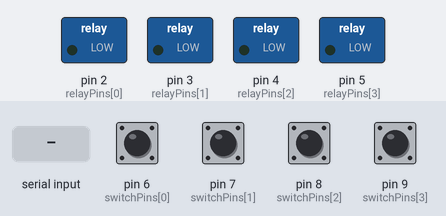
This sketch was run on a simulated Arduino Uno, built with avr-gcc and run on an emulated ATmega328P. Parts: switched loads named in the sketch (green lamp = pin HIGH). The test bench sets the inputs (shaded band); at power-on: pin 6 (switchPins[0]), pin 7 (switchPins[1]), pin 8 (switchPins[2]), pin 9 (switchPins[3]) HIGH.

Above: at 1.2 s.
1.3 s: pin 6 (switchPins[0]) pulled LOW for 1 s
At 2.7 s:
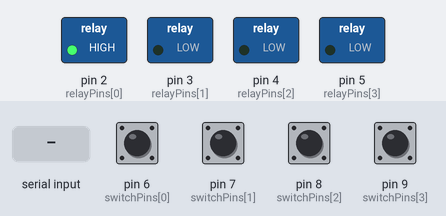
3.8 s: pin 7 (switchPins[1]) pulled LOW for 0.15 s
At 5.0 s:
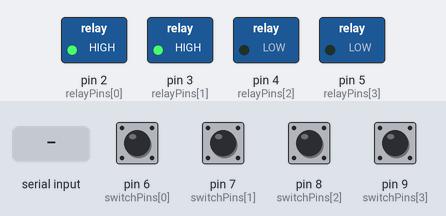
5.4 s: pin 8 (switchPins[2]) pulled LOW for 0.15 s
At 6.4 s:
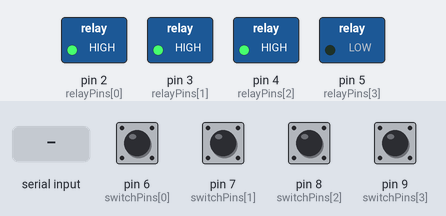
7.0 s: pin 9 (switchPins[3]) pulled LOW for 0.15 s
At 7.6 s:
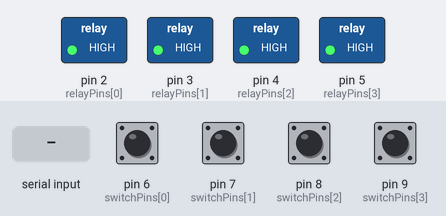
8.6 s: "1" received over the second serial link
At 9.8 s:
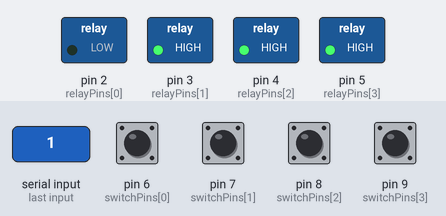
10.1 s: "2" received over the second serial link
At 11.2 s:
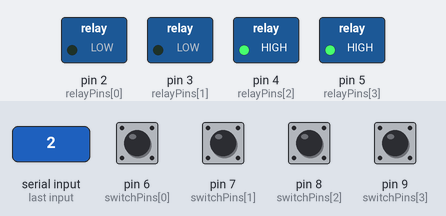
Timing chart, 0 to 12.6 s (numbered marks = the images above; inputs shaded):
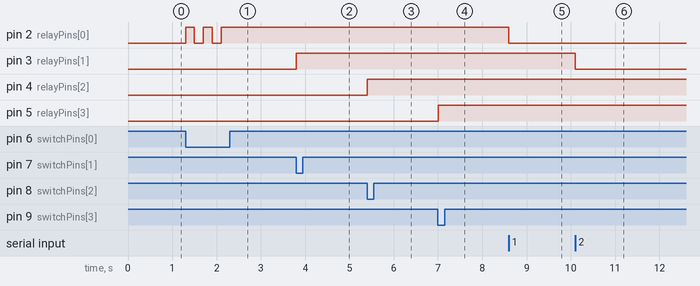

The sketch:

arduino_really_controll.ino
```cpp
#include <SoftwareSerial.h>

SoftwareSerial BTSerial(10, 11); // RX, TX for HC-05

const int relayPins[] = {2, 3, 4, 5}; // Relay control pins
const int switchPins[] = {6, 7, 8, 9}; // Switch input pins

void setup() {
  BTSerial.begin(9600);
  Serial.begin(9600);

  // Initialize relay pins as OUTPUT
  for (int i = 0; i < 4; i++) {
    pinMode(relayPins[i], OUTPUT);
    digitalWrite(relayPins[i], LOW); // Ensure relays are OFF initially
    pinMode(switchPins[i], INPUT_PULLUP); // Use internal pull-up resistors
  }
}

void loop() {
  // Check for Bluetooth commands
  if (BTSerial.available()) {
    char command = BTSerial.read();
    handleCommand(command);
  }

  // Check the state of switches
  for (int i = 0; i < 4; i++) {
    if (digitalRead(switchPins[i]) == LOW) { // Button pressed
      toggleRelay(i);
      delay(200); // Debounce delay
    }
  }
}

void handleCommand(char command) {
  switch (command) {
    case '1':
      toggleRelay(0);
      break;
    case '2':
      toggleRelay(1);
      break;
    case '3':
      toggleRelay(2);
      break;
    case '4':
      toggleRelay(3);
      break;
    default:
      break;
  }
}

void toggleRelay(int index) {
  int state = digitalRead(relayPins[index]);
  digitalWrite(relayPins[index], !state); // Toggle relay state
}
```

Measured:
- after the input at 1.3 s, pin 2 (relayPins[0]): alternates HIGH for 0.20 s and LOW for 0.20 s, 5 changes in all, then stays HIGH, starting at once
- after the input at 3.8 s, pin 3 (relayPins[1]): LOW → HIGH at once
- after the input at 5.4 s, pin 4 (relayPins[2]): LOW → HIGH at once
- after the input at 7.0 s, pin 5 (relayPins[3]): LOW → HIGH at once
- after the input at 8.6 s, pin 2 (relayPins[0]): HIGH → LOW at once
- after the input at 10.1 s, pin 3 (relayPins[1]): HIGH → LOW at once
